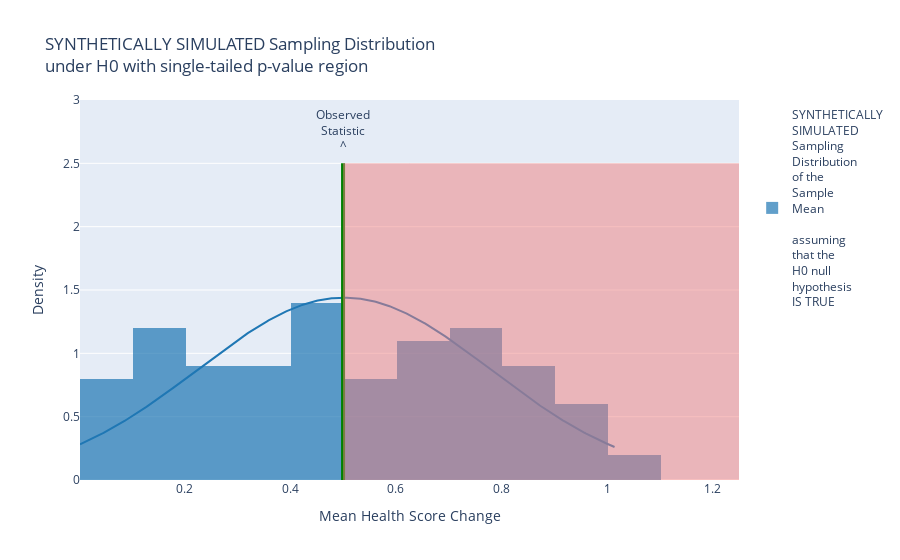

Notebook code for this chart:
### Code cell
hist_data = [IncreaseProportionSimulations_underH0random + np.random.uniform(-0.05, 0.05, size=len(IncreaseProportionSimulations_underH0random))]
group_labels = ['SYNTHETICALLY<br>SIMULATED<br>Sampling<br>Distribution<br>of the<br>Sample<br>Mean<br><br>assuming<br>that the<br>H0 null<br>hypothesis<br>IS TRUE']
fig = ff.create_distplot(hist_data, group_labels, curve_type='normal',
                         show_hist=True, show_rug=False, bin_size=0.1)
pv_y = 2.5
pv_y_ = 0.25
fig.add_shape(type="line", x0=observed_statistic, y0=0, 
              x1=observed_statistic, y1=pv_y,
              line=dict(color="Green", width=4), name="Observed Statistic")
fig.add_trace(go.Scatter(x=[observed_statistic], y=[pv_y + pv_y_], 
                         text=["Observed<br>Statistic<br>^"], mode="text", showlegend=False))

# Remove symmetric statistic calculation and related code

# Adjust the upper extreme region only
fig.add_shape(type="rect", x0=observed_statistic, y0=0, x1=1.25, y1=pv_y,
              fillcolor="LightCoral", opacity=0.5, line_width=0)

# Update layout
fig.update_layout(
    title="SYNTHETICALLY SIMULATED Sampling Distribution<br>under H0 with single-tailed p-value region",
    xaxis_title="Mean Health Score Change", yaxis_title="Density", yaxis=dict(range=[0, pv_y + 2 * pv_y_]))
fig.show() # USE `fig.show(renderer="png")` FOR ALL GitHub and MarkUs SUBMISSIONS

### Figure 1 — Plotly figure (JSON) as saved in the notebook; plotly's stock layout.template omitted (floating-point values rounded to 4 significant figures; data arrays with more than 128 entries replaced by an {"elided": "..."} marker saying what was removed)
{"data": [{"autobinx": false, "histnorm": "probability density", "legendgroup": "SYNTHETICALLY<br>SIMULATED<br>Sampling<br>Distribution<br>of the<br>Sample<br>Mean<br><br>assuming<br>that the<br>H0 null<br>hypothesis<br>IS TRUE", "marker": {"color": "rgb(31, 119, 180)"}, "name": "SYNTHETICALLY<br>SIMULATED<br>Sampling<br>Distribution<br>of the<br>Sample<br>Mean<br><br>assuming<br>that the<br>H0 null<br>hypothesis<br>IS TRUE", "opacity": 0.7, "type": "histogram", "x": [0.7454, 0.6494, 0.433, 0.92, 0.6683, 0.1589, 0.7073, 0.9128, 0.09253, 0.1907, 0.693, 0.1158, 0.3999, 0.001703, 0.6936, 0.7084, 0.3002, 0.3593, 0.5946, 0.2618, 0.7784, 0.1895, 0.1701, 0.4062, 0.4626, 0.5449, 0.3444, 1.001, 0.7571, 0.7692, 0.239, 0.2934, 0.4082, 0.8115, 0.934, 0.05983, 0.8488, 0.8352, 0.5326, 0.6561, 0.6429, 0.2607, 0.315, 0.8267, 0.5349, 0.07046, 0.7381, 0.08479, 0.8773, 0.2284, 0.6765, 0.5467, 0.4056, 0.5456, 0.1826, 0.1114, 0.7967, 0.05809, 0.8761, 0.7732, 0.2481, 0.6273, 0.8418, 0.1251, 0.04563, 0.1483, 0.9806, 0.1173, 0.428, 0.8529, 0.7062, 0.5331, 0.04779, 0.4874, 0.479, 0.4464, 0.7763, 0.2895, 0.7624, 0.333, 0.193, 0.4514, 0.343, 0.1521, 0.6904, 0.9173, 0.2622, 0.4916, 0.3628, 0.4199, 0.479, 0.63, 0.325, 1.011, 0.4813, 0.5959, 1.016, 0.6558, 0.3872, 0.8658], "xaxis": "x", "xbins": {"end": 1.016, "size": 0.1, "start": 0.001703}, "yaxis": "y"}, {"legendgroup": "SYNTHETICALLY<br>SIMULATED<br>Sampling<br>Distribution<br>of the<br>Sample<br>Mean<br><br>assuming<br>that the<br>H0 null<br>hypothesis<br>IS TRUE", "marker": {"color": "rgb(31, 119, 180)"}, "mode": "lines", "name": "SYNTHETICALLY<br>SIMULATED<br>Sampling<br>Distribution<br>of the<br>Sample<br>Mean<br><br>assuming<br>that the<br>H0 null<br>hypothesis<br>IS TRUE", "showlegend": false, "type": "scatter", "x": {"elided": "500 float values"}, "xaxis": "x", "y": {"elided": "500 float values"}, "yaxis": "y"}, {"mode": "text", "showlegend": false, "text": ["Observed<br>Statistic<br>^"], "type": "scatter", "x": [0.5], "y": [2.75]}], "layout": {"barmode": "overlay", "hovermode": "closest", "legend": {"traceorder": "reversed"}, "shapes": [{"line": {"color": "Green", "width": 4}, "name": "Observed Statistic", "type": "line", "x0": 0.5, "x1": 0.5, "y0": 0, "y1": 2.5}, {"fillcolor": "LightCoral", "line": {"width": 0}, "opacity": 0.5, "type": "rect", "x0": 0.5, "x1": 1.25, "y0": 0, "y1": 2.5}], "title": {"text": "SYNTHETICALLY SIMULATED Sampling Distribution<br>under H0 with single-tailed p-value region"}, "xaxis": {"anchor": "y2", "domain": [0, 1], "title": {"text": "Mean Health Score Change"}, "zeroline": false}, "yaxis": {"anchor": "free", "domain": [0, 1], "position": 0, "range": [0, 3], "title": {"text": "Density"}}}}
